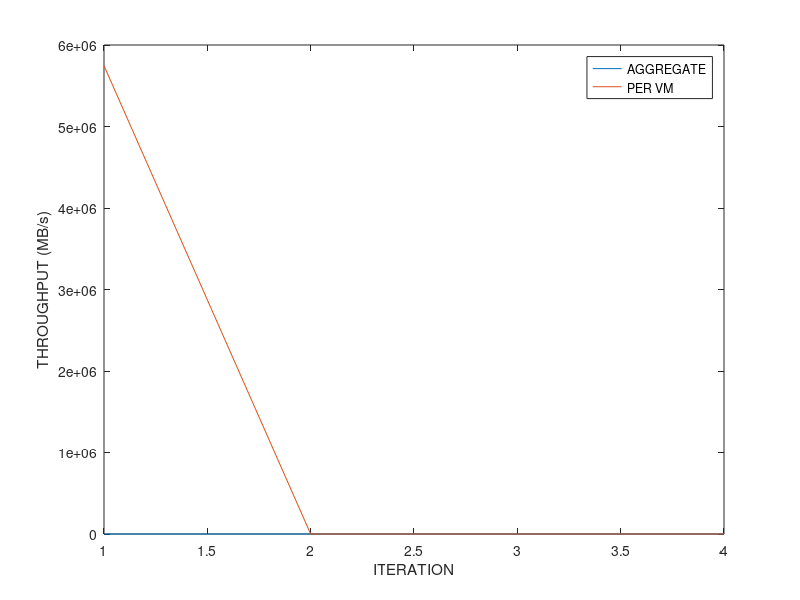
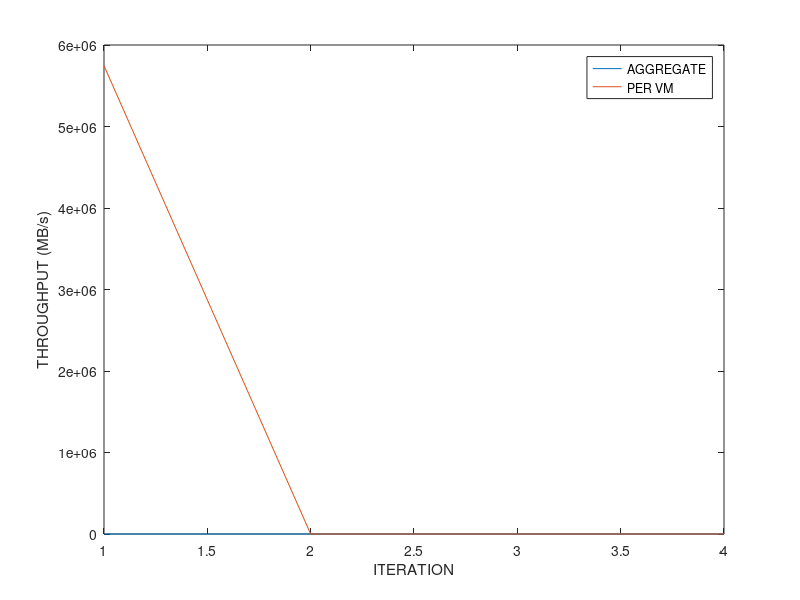
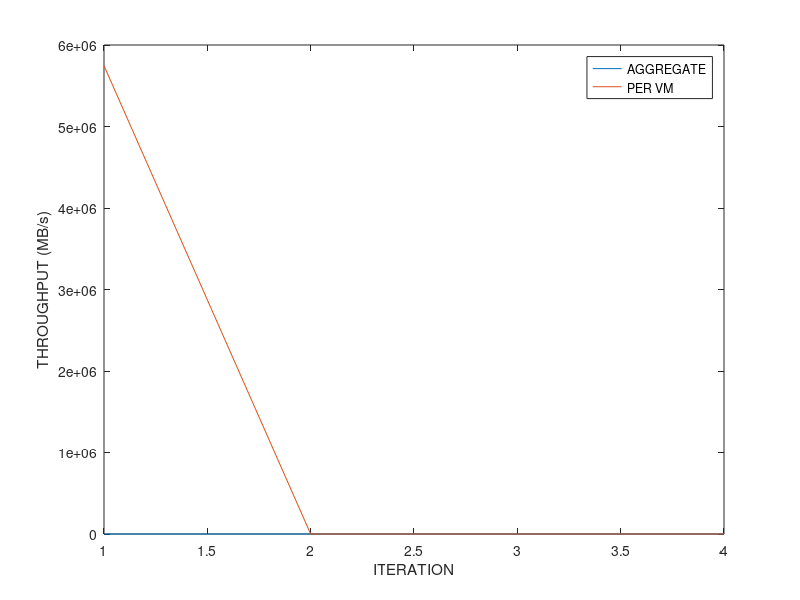

The MATLAB script that drew these images, in order:
% basic hybrid copy migration
% memory size in MB
r = 4096
r *= 1024 % convert to KB

% bandwidth in gbps
b = 1000 
b = b * 1024/8 % convert to KB

% page dirty rate in percent (%): against to total memory pages
dirtyrate = 14 
dirtyrate /= 100

readrate = 14
readrate /= 100

pagesize = 4 % in KB
numpages = r / pagesize

% delta compression rate
comp = 0.5 

% amount of CPU and device states in KB 
scinfo = 100

% working set size in number of pages
wss = numpages * 0.25

% 0: zero, 1: read, 2: dirtied, 3: inactive data
mem = zeros(1, numpages);

% prediction accuracy 0 through 1
acc = 1
%acc = 0

totaltime = 0;
downtime = 0;
totaldata = 0;

A = zeros(4, 3)

%%%%%%%%%%%%%%%%%%%%%%%%%%%%%%
% precopy migration
%%%%%%%%%%%%%%%%%%%%%%%%%%%%%%
fprintf('\n')
disp('==================== Precopy migration ====================')
% iterations
present = numpages
iter = 0
while present > 50 && iter < 29 && totaldata < 4*r
	pretime = present / b
	totaltime += pretime
	totaldata += present
	present = numpages * dirtyrate
	%dirts = wss * dirtyrate
	iter += 1
end

% stop-and-copy phase
% stop conditions: 29 iterations, 50 pages, 4 memory size sent
scsent = scinfo + present * pagesize
downtwime = scsent / b
totaltime += downtime
totaldata += scsent

% network fault rate
NFR = 0

A (1,1) = totaltime
A (1, 2) = downtime
A (1, 3) = totaldata

%%%%%%%%%%%%%%%%%%%%%%%%%%%%%%
% postcopy migration
%%%%%%%%%%%%%%%%%%%%%%%%%%%%%%
fprintf('\n')
disp('===================== Postcopy migration ======================')
totaltime = 0;
downtime = 0;
totaldata = 0;

% stop-and-copy phase
scsent = scinfo
downtime = scsent / b
totaltime += downtime
totaldata += scsent

% prepaging (bubbling) and on-demand paging
postsent = r
posttime = postsent/b
totaltime += posttime
totaldata += postsent
% network fault rate
NFR = 0.2

%%%%%%%%%%%%%%%%%%%%%%%%%%%%%%
% hybrid copy migration
%%%%%%%%%%%%%%%%%%%%%%%%%%%%%%
fprintf('\n')
disp('==================== Hybrid copy migration ====================')
totaltime = 0;
downtime = 0;
totaldata = 0;

% precopy phase: single iteration
present = r
pretime = present / b
totaltime += pretime
totaldata += present

% stop-and-copy phase
scsent = scinfo 
downtwime = scsent / b
totaltime += downtime
totaldata += scsent

% postcopy phase: prepaging (bubbling) and on-demand paging
%dirts = wss * dirtyrate
dirts = numpages * dirtyrate
postsent = dirts * pagesize
posttime = postsent/b
totaltime += posttime
totaldata += postsent
% network fault rate
NFR = 0.2

%%%%%%%%%%%%%%%%%%%%%%%%%%%%%%
% proactive hybrid copy migration
%%%%%%%%%%%%%%%%%%%%%%%%%%%%%%
%disp(char(10))
fprintf('\n')
disp('=============== Proactive hybrid copy migration ================')
totaltime = 0;
downtime = 0;
totaldata = 0;

% precopy phase
% LRU, PFR

% scan the dirtied pages
% for dirtied pages
% 	mark dirtied (1)
% 	mem(random (1, wss * 0.1))	
randperm(int64(wss * 0.1));
% for read pages
% 	mark read (2)
% 	mem (random (wss * 0.1, wss * 0.2))

% for pages
% 	predict read/write

% send the pages most likely to be read and least likely to be dirtied
% do not send the pages most likely to be dirtied
% construct queue with the order of p1/p2
%reads = numpages * 0.4 
% total read rate = wss * read_rate = 0.25 * 0.16 = 0.04 (4%)
%read_rate = 0.16
%read_rate = 0.04 % 4% of total memory
% total write rate = wss * write_rate = 0.25 * 0.16 = 0.04 (4%)
%write_rate = 0.16
%write_rate = 0.04 % 4% of total memory
% simple case: readonly pages (RO) - zero dirtied pages 
%RO = 0.3
pred_pages = numpages * readrate * acc

% LRU
% for LRU queue
% 	mark sent
%	insert the pages into cache and perform delta compression

present = pred_pages * pagesize
pretime = present/b
totaltime += pretime
totaldata += present

% stop-and-copy phase
% send the CPU and device states
bitmapsize = 500 % KB
scsent = scinfo + bitmapsize
downtime = scsent/b
totaltime += downtime
totaldata += scsent

% postcopy phase
postsent = (numpages - pred_pages) * pagesize

% exclude the predicted dirtied pages 
pred_dirts = numpages * dirtyrate * acc
postsent = (numpages - pred_pages - pred_dirts) * pagesize
posttime = postsent/b
totaltime += posttime
totaldata += postsent

% network fault rate
NFR = 0.2

%%%%%%%%%%%%%%%%%%%%% plotting %%%%%%%%%%%%%%%%%%%%%%%%
% precopy
% postcopy
% hybrid
% pro-hybrid

prefix = "M4G_R14W14_acc100_r1"

figure;
%output = strcat(prefix, ".bw");
output = prefix
x = 1:1:length(A);
%plot(x, A(:,2)/1000000, x, A(:,3)/1000000, '-.*');
plot(A(:,2:3));
xlabel('ITERATION');
ylabel('THROUGHPUT (MB/s)');
legend('AGGREGATE', 'PER VM');
%legend('AGGREGATE', 'INDIVIDUAL');

saveas (1, strcat(output, ".png"));
saveas (1, strcat(output, ".eps"));
saveas (1, strcat(output, ".emf"));
